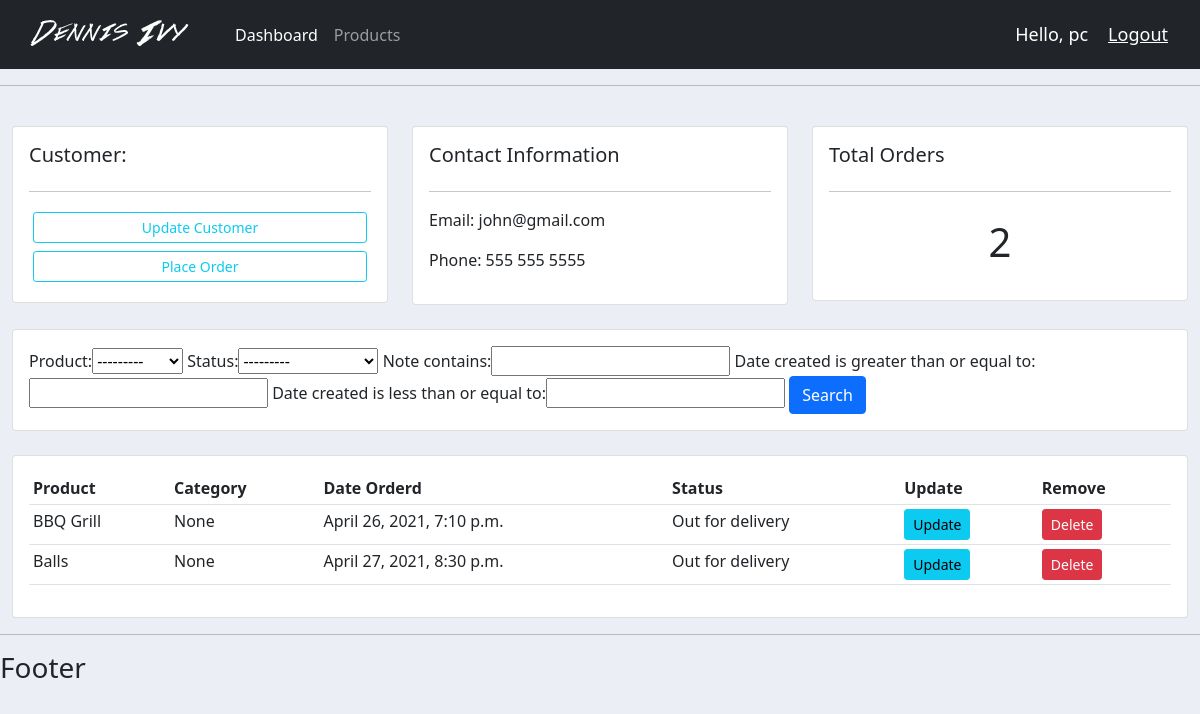
/customer/1/ (signed in), run on an earlier commit of the app's database.
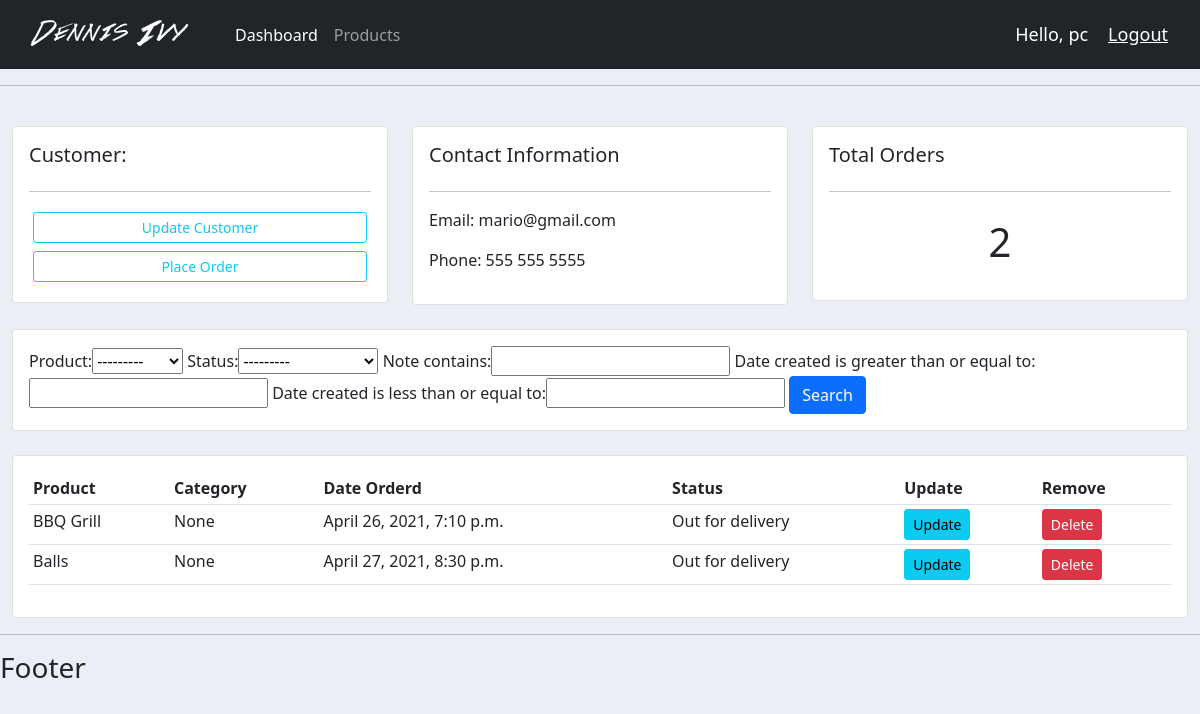
And on a later commit of the database.
### accounts/models.py (models this page shows, shortened)
class Customer(models.Model):
	user = models.OneToOneField(User, null=True, blank=True, on_delete=models.CASCADE)
	name = models.CharField(max_length=200, null=True)
	phone = models.CharField(max_length=200, null=True)
	email = models.CharField(max_length=200, null=True)
	profile_pic = models.ImageField(default="default.png", null=True, blank=True)
	date_created = models.DateTimeField(auto_now_add=True, null=True)

### accounts/decorators.py (the view)
		def wrapper_func(request, *args, **kwargs):
			group = None
			if request.user.groups.exists():
				group = request.user.groups.all()[0].name
			if group in allowed_roles:
				return view_func(request, *args, **kwargs)
			else:
				return HttpResponse('You are not authorized to view this page')

### accounts/models.py (called while the page is built)
	def __str__(self):
		return self.name

### accounts/views.py (called while the page is built)
@login_required(login_url='login')
@allowed_users(allowed_roles=['admin'])
def customer(request, pk):
    customer = Customer.objects.get(id=pk)
    orders = customer.order_set.all()
    order_count = orders.count()
    myFilter = OrderFilter(request.GET, queryset=orders)
    orders = myFilter.qs
    context = {'customer': customer,
               'orders': orders, 'order_count': order_count, 'myFilter':myFilter}
    return render(request, 'accounts/customer.html', context)

### accounts/templates/accounts/customer.html
{%  extends 'accounts/main.html' %}
{% block content %}
	<br>
<div class="row">
	<div class="col-md">
		<div class="card card-body">
			<h5>Customer:</h5>
			<hr>
			<a class="btn btn-outline-info  btn-sm btn-block m-1" href="">Update Customer</a>
			<a class="btn btn-outline-info  btn-sm btn-block m-1" href="{% url 'create_order' customer.id %}">Place Order</a>
		</div>
	</div>
	<div class="col-md">
		<div class="card card-body">
			<h5>Contact Information</h5>
			<hr>
			<p>Email: {{customer.email}}</p>
			<p>Phone: {{customer.phone}}</p>
		</div>
	</div>
	<div class="col-md">
		<div class="card card-body">
			<h5>Total Orders</h5>
			<hr>
			<h1 style="text-align: center;padding: 10px">{{order_count}}</h1>
		</div>
	</div>
</div>
<br>
<div class="row">
	<div class="col">
		<div class="card card-body">
			<form method="get">
        {{myFilter.form}}
		    <button class="btn btn-primary" type="submit">Search</button>
		  </form>
		</div>
	</div>
</div>
<br>
<div class="row">
	<div class="col-md">
		<div class="card card-body">
			<table class="table table-sm">
				<tr>
					<th>Product</th>
					<th>Category</th>
					<th>Date Orderd</th>
					<th>Status</th>
					<th>Update</th>
					<th>Remove</th>
				</tr>
				{% for order in orders %}
				 <tr>
					 <td>{{order.product}}</td>
					 <td>{{order.note}}</td>
					 <td>{{order.date_created}}</td>
					 <td>{{order.status}}</td>
					 <td><a class="btn btn-sm btn-info" href="{% url 'update_order' order.id %}">Update</a></td>
           <td><a class="btn btn-sm btn-danger" href="{% url 'delete_order' order.id %}">Delete</a></td>
				 </tr>
				{% endfor %}
			</table>
		</div>
	</div>
</div>
{% endblock %}

What changed in the data, as far as the page shows it:
changed Customer: email "john@gmail.com" → "mario@gmail.com"
